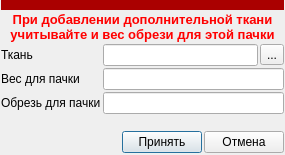
<?xml version="1.0" encoding="UTF-8"?>
<ui version="4.0">
 <class>Dialog</class>
 <widget class="QDialog" name="Dialog">
  <property name="geometry">
   <rect>
    <x>0</x>
    <y>0</y>
    <width>285</width>
    <height>155</height>
   </rect>
  </property>
  <property name="windowTitle">
   <string>Добаление ткани</string>
  </property>
  <layout class="QGridLayout" name="gridLayout">
   <property name="leftMargin">
    <number>1</number>
   </property>
   <property name="topMargin">
    <number>0</number>
   </property>
   <property name="rightMargin">
    <number>1</number>
   </property>
   <property name="bottomMargin">
    <number>2</number>
   </property>
   <property name="spacing">
    <number>2</number>
   </property>
   <item row="2" column="1">
    <layout class="QHBoxLayout" name="horizontalLayout_2">
     <item>
      <widget class="QLineEdit" name="le_material">
       <property name="readOnly">
        <bool>true</bool>
       </property>
      </widget>
     </item>
     <item>
      <widget class="QToolButton" name="toolButton">
       <property name="text">
        <string>...</string>
       </property>
      </widget>
     </item>
    </layout>
   </item>
   <item row="6" column="0" colspan="2">
    <layout class="QHBoxLayout" name="horizontalLayout_8">
     <item>
      <spacer name="horizontalSpacer_6">
       <property name="orientation">
        <enum>Qt::Horizontal</enum>
       </property>
       <property name="sizeHint" stdset="0">
        <size>
         <width>40</width>
         <height>20</height>
        </size>
       </property>
      </spacer>
     </item>
     <item>
      <widget class="QPushButton" name="pb_acc">
       <property name="text">
        <string>Принять</string>
       </property>
      </widget>
     </item>
     <item>
      <widget class="QPushButton" name="pushButton">
       <property name="text">
        <string>Отмена</string>
       </property>
      </widget>
     </item>
    </layout>
   </item>
   <item row="3" column="0">
    <widget class="QLabel" name="label_2">
     <property name="text">
      <string>Вес для пачки</string>
     </property>
    </widget>
   </item>
   <item row="2" column="0">
    <widget class="QLabel" name="label">
     <property name="text">
      <string>Ткань</string>
     </property>
    </widget>
   </item>
   <item row="3" column="1">
    <widget class="QLineEdit" name="le_weight"/>
   </item>
   <item row="5" column="0">
    <spacer name="verticalSpacer">
     <property name="orientation">
      <enum>Qt::Vertical</enum>
     </property>
     <property name="sizeHint" stdset="0">
      <size>
       <width>20</width>
       <height>40</height>
      </size>
     </property>
    </spacer>
   </item>
   <item row="1" column="0" colspan="2">
    <widget class="QLabel" name="label_3">
     <property name="text">
      <string>&lt;html&gt;&lt;head/&gt;&lt;body&gt;&lt;p align=&quot;center&quot;&gt;&lt;span style=&quot; font-size:10pt; font-weight:600; color:#ff0000;&quot;&gt;При добавлении дополнительной ткани &lt;br/&gt;учитывайте и вес обрези для этой пачки&lt;/span&gt;&lt;/p&gt;&lt;/body&gt;&lt;/html&gt;</string>
     </property>
    </widget>
   </item>
   <item row="0" column="0" colspan="2">
    <widget class="QWidget" name="sw_new_cut_2" native="true">
     <property name="minimumSize">
      <size>
       <width>0</width>
       <height>10</height>
      </size>
     </property>
     <property name="styleSheet">
      <string notr="true">background-color: rgb(170, 0, 0);</string>
     </property>
    </widget>
   </item>
   <item row="4" column="0">
    <widget class="QLabel" name="label_4">
     <property name="text">
      <string>Обрезь для пачки</string>
     </property>
    </widget>
   </item>
   <item row="4" column="1">
    <widget class="QLineEdit" name="le_weight_rest"/>
   </item>
  </layout>
 </widget>
 <resources/>
 <connections>
  <connection>
   <sender>toolButton</sender>
   <signal>clicked()</signal>
   <receiver>Dialog</receiver>
   <slot>ui_view_material()</slot>
   <hints>
    <hint type="sourcelabel">
     <x>253</x>
     <y>53</y>
    </hint>
    <hint type="destinationlabel">
     <x>367</x>
     <y>53</y>
    </hint>
   </hints>
  </connection>
  <connection>
   <sender>pb_acc</sender>
   <signal>clicked()</signal>
   <receiver>Dialog</receiver>
   <slot>ui_acc()</slot>
   <hints>
    <hint type="sourcelabel">
     <x>132</x>
     <y>113</y>
    </hint>
    <hint type="destinationlabel">
     <x>132</x>
     <y>181</y>
    </hint>
   </hints>
  </connection>
  <connection>
   <sender>pushButton</sender>
   <signal>clicked()</signal>
   <receiver>Dialog</receiver>
   <slot>ui_can()</slot>
   <hints>
    <hint type="sourcelabel">
     <x>231</x>
     <y>123</y>
    </hint>
    <hint type="destinationlabel">
     <x>232</x>
     <y>218</y>
    </hint>
   </hints>
  </connection>
 </connections>
 <slots>
  <slot>ui_view_material()</slot>
  <slot>ui_acc()</slot>
  <slot>ui_can()</slot>
 </slots>
</ui>
